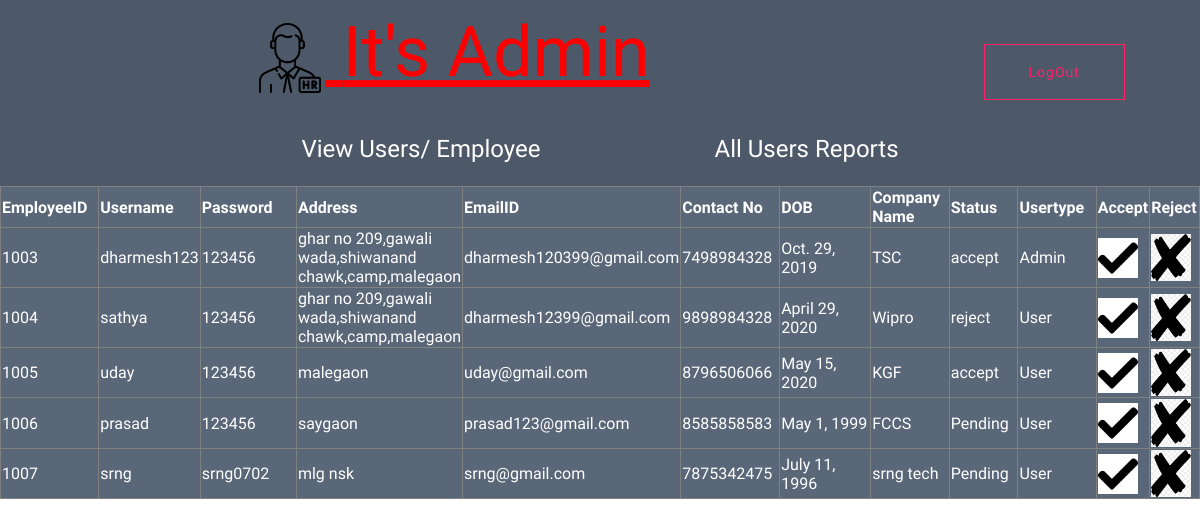
The page /corporateAdmin/shortlistedUsers/ on the database its author committed.
### corporateUserApp/models.py (models this page shows)
class NewRegistrationModel(models.Model):
    EmployeeID=models.AutoField(primary_key=True)
    Username=models.CharField(max_length=20,unique=True)
    Password=models.CharField(max_length=30)
    Address=models.CharField(max_length=100)
    EmailID=models.EmailField(unique=True)
    ContactNo=models.IntegerField(unique=True)
    DOB=models.DateField()
    Company_Name=models.CharField(max_length=30)
    status=models.CharField(max_length=10)
    usertype=models.CharField(max_length=30)

### corporateAdminApp/views.py (the view)
# urls.py: path('shortlistedUsers/', views.pendingUser, name="pendingusers"),
def pendingUser(request):
    reg = NewRegistrationModel.objects.all()
    return render(request,"Admin/ShortlistedUsers.html",{"reg":reg})

### templates/Admin/ShortlistedUsers.html
{% load static %}
<html>
    <body>
        {% include 'adminhomepage.html' %}
    <table style="background-color:#5a6778;color: white " border="1">
  <thead>
    <tr>
      <th scope="col" width="100px">EmployeeID</th>
      <th scope="col" width="100px">Username</th>
        <th scope="col" width="100px">Password</th>
      <th scope="col" width="100px">Address</th>
      <th scope="col" width="100px">EmailID</th>
      <th scope="col" width="100px">Contact No</th>
      <th scope="col" width="100px">DOB</th>
      <th scope="col" width="80px">Company Name</th>
      <th scope="col" width="70px">Status</th>
      <th scope="col" width="80px">Usertype</th>
      <th scope="col" width="50px">Accept</th>
      <th scope="col" width="50px">Reject</th>
    </tr>
  </thead>
  <tbody>
  {% for x in reg %}
      <tr>
      <td>{{ x.EmployeeID }}</td>
      <td>{{ x.Username }}</td>
      <td>{{ x.Password }}</td>
      <td>{{ x.Address }}</td>
      <td>{{ x.EmailID }}</td>
      <td>{{ x.ContactNo }}</td>
      <td>{{ x.DOB }}</td>
      <td>{{ x.Company_Name }}</td>
      <td>{{ x.status }}</td>
      <td>{{ x.usertype }}</td>
          <td><a href="{% url 'acceptedusers' %}?x={{ x.EmployeeID }}" ><img src="{% static 'img/correct.png' %}" width="40px" style="background-color: white"></a></td>
      <td><a href="{% url 'rejectedusers' %}?x={{ x.EmployeeID }}" ><img src="{% static 'img/wrong.jpg' %}" width="40px"></a></td>
    </tr>
  {% endfor %}
  </tbody>
</table>
    </body>
</html>

### rows shown on the page
NewRegistrationModel: EmployeeID "1003", Username "dharmesh123", Password "123456", Address "ghar no 209,gawali wada,shiwanand chawk,camp,malegaon", EmailID "dharmesh120399@gmail.com", ContactNo "7498984328", DOB "Oct. 29, 2019", Company_Name "TSC", status "accept", usertype "Admin"
NewRegistrationModel: EmployeeID "1004", Username "sathya", Password "123456", Address "ghar no 209,gawali wada,shiwanand chawk,camp,malegaon", EmailID "dharmesh12399@gmail.com", ContactNo "9898984328", DOB "April 29, 2020", Company_Name "Wipro", status "reject", usertype "User"
NewRegistrationModel: EmployeeID "1005", Username "uday", Password "123456", Address "malegaon", EmailID "uday@gmail.com", ContactNo "8796506066", DOB "May 15, 2020", Company_Name "KGF", status "accept", usertype "User"
NewRegistrationModel: EmployeeID "1006", Username "prasad", Password "123456", Address "saygaon", EmailID "prasad123@gmail.com", ContactNo "8585858583", DOB "May 1, 1999", Company_Name "FCCS", status "Pending", usertype "User"
NewRegistrationModel: EmployeeID "1007", Username "srng", Password "srng0702", Address "mlg nsk", EmailID "srng@gmail.com", ContactNo "7875342475", DOB "July 11, 1996", Company_Name "srng tech", status "Pending", usertype "User"
